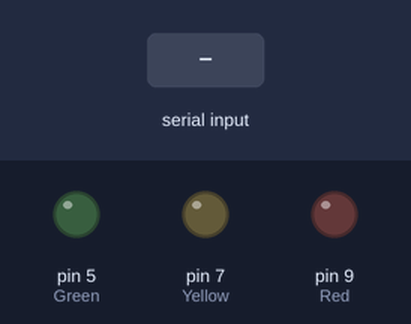
This sketch was run on a simulated Arduino Uno, built with avr-gcc and run on an emulated ATmega328P. Parts: output pins drawn as LEDs (lit = HIGH). The test bench sets the inputs (shaded band).

Above: at 1.2 s.
1.3 s: "a" received over the second serial link
At 2.5 s:
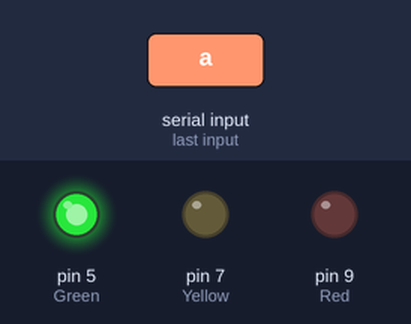
2.8 s: "b" received over the second serial link
At 3.6 s:
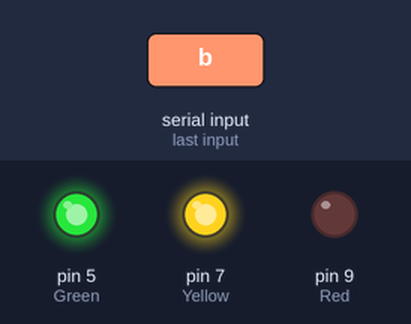
4.3 s: "c" received over the second serial link
At 4.7 s:
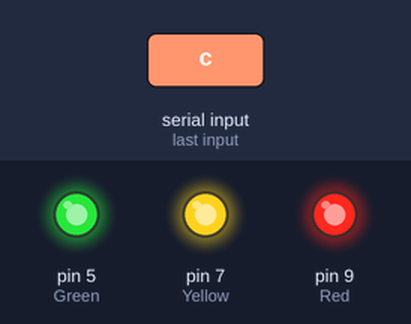
5.8 s: "d" received over the second serial link
At 7.0 s:
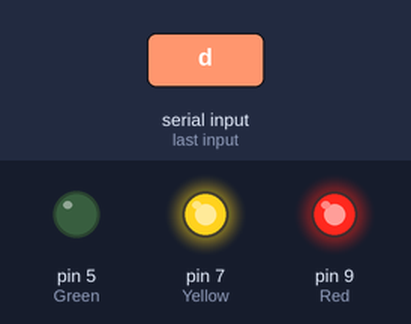
7.3 s: "e" received over the second serial link
At 8.2 s:
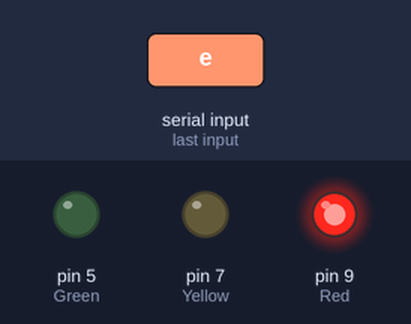
8.8 s: "f" received over the second serial link
At 9.4 s:
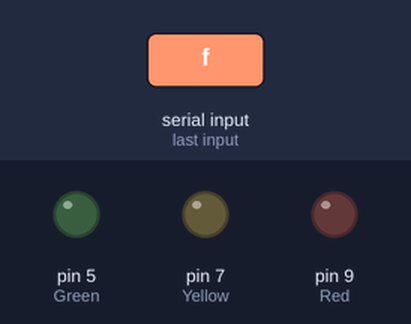
Timing chart, 0 to 11.3 s (numbered marks = the images above; inputs shaded):
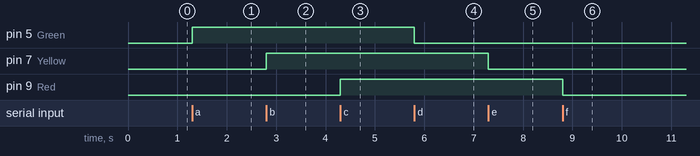

Measured:
- after the input at 1.3 s, pin 5 (Green): LOW → HIGH at once
- after the input at 2.8 s, pin 7 (Yellow): LOW → HIGH at once
- after the input at 4.3 s, pin 9 (Red): LOW → HIGH at once
- after the input at 5.8 s, pin 5 (Green): HIGH → LOW at once
- after the input at 7.3 s, pin 7 (Yellow): HIGH → LOW at once
- after the input at 8.8 s, pin 9 (Red): HIGH → LOW at once

The sketch:

bluetooth.ino
```cpp
#include <SoftwareSerial.h>    //블루투스 시리얼 통신 라이브러리 추가
SoftwareSerial BTSerial(12, 13); //블루투스 설정 BTSerial(Tx, Rx)

int Green = 5;
int Yellow = 7;
int Red = 9;    //led 핀 설정

void setup() {
  BTSerial.begin(9600); //블루투스 통신 시작
  pinMode(Green, OUTPUT);
  pinMode(Yellow, OUTPUT);
  pinMode(Red, OUTPUT);
}

void loop() {
  if(BTSerial.available())        //값이 들어오면
  {
    char bt;                     //제어할 변수 bt선언
    bt = BTSerial.read();        //들어온 값을 bt에 저장
    if(bt == 'a')                //bt가 a면
      digitalWrite(Green, HIGH); //초록불 ON
    if(bt == 'b')
      digitalWrite(Yellow, HIGH); //노란불 ON
    if(bt == 'c')
      digitalWrite(Red, HIGH); //빨간불 ON
    if(bt == 'd')
      digitalWrite(Green, LOW); //빨간불 OFF
    if(bt == 'e')
      digitalWrite(Yellow, LOW); //빨간불 OFF
    if(bt == 'f')
      digitalWrite(Red, LOW); //빨간불 OFF
  }
}
```
